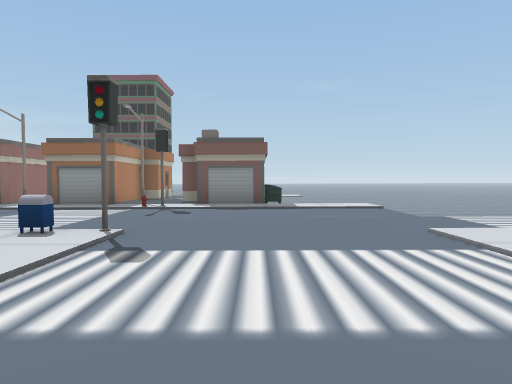
View 1 (above)

24 first-person views from a walk through a 3-D level made in the Unity game engine. The camera is 1.2 m above the floor, tilts 2° down and sees 70° across. The floor is counted in squares, 2 m on a side. Each view is taken from the middle of a square. On the plan, view 1 faces up. The plan holds only what a view shows up to about 10 squares ahead; the rest is blank. The place goes on beyond the plan. The player character is not drawn. Some animated figures are not drawn.

View 2
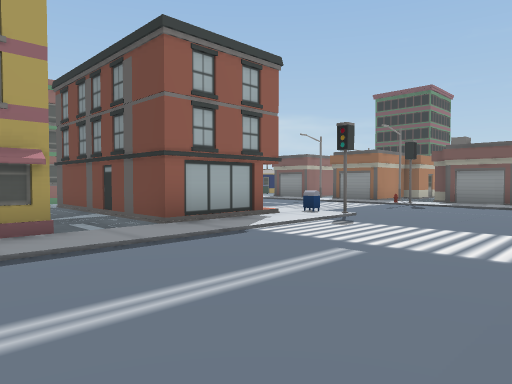

View 3
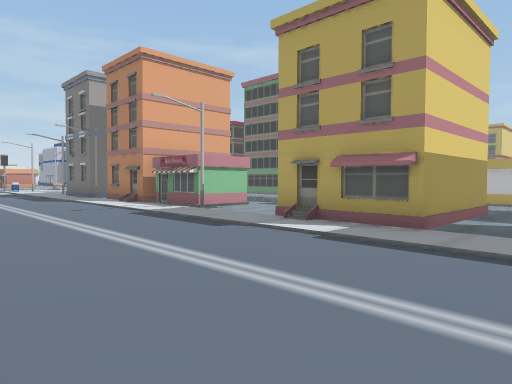

View 4
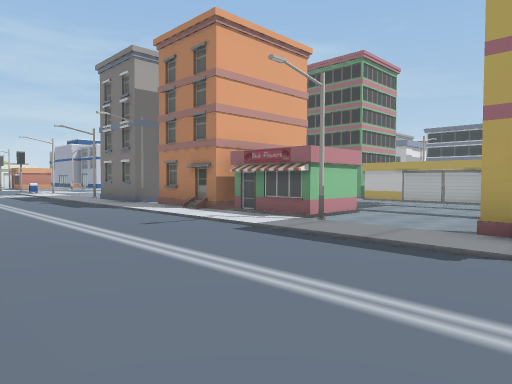

View 5
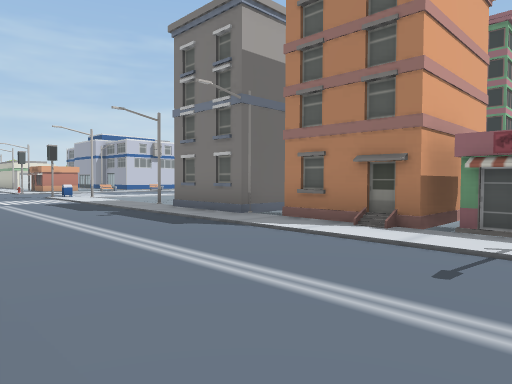

View 6
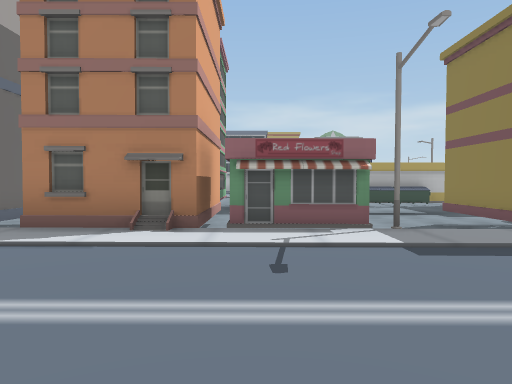

View 7
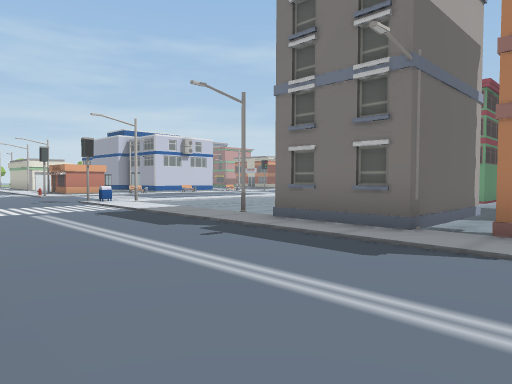

View 8
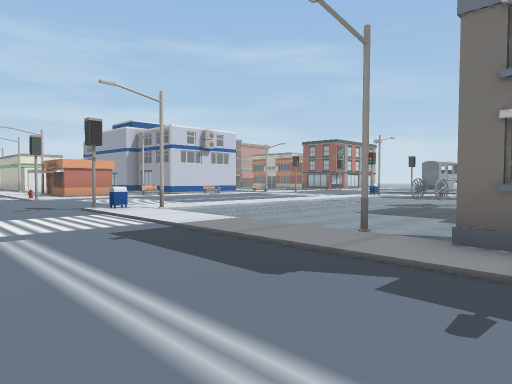

View 9
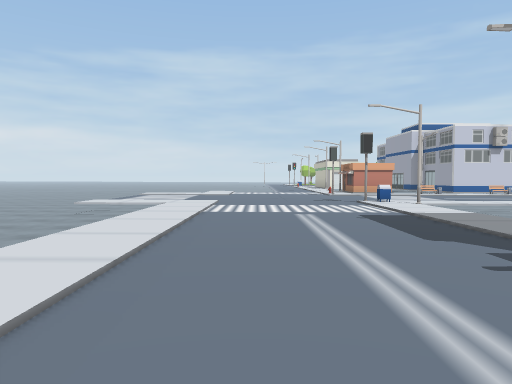

View 10
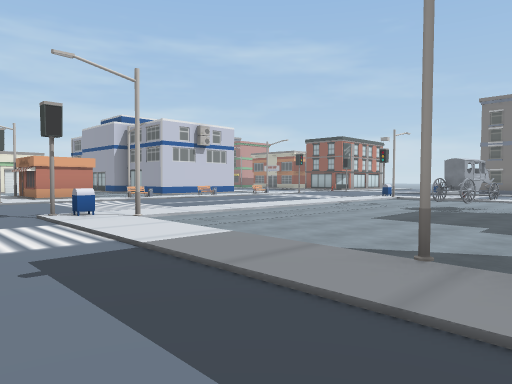

View 11
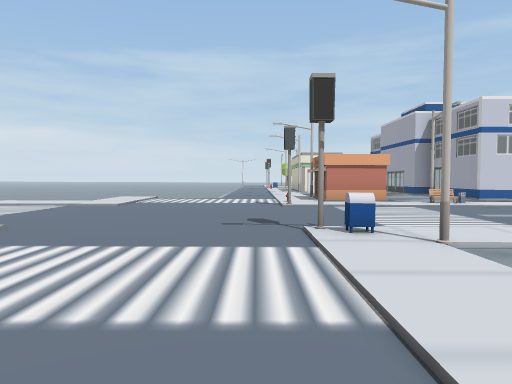

View 12
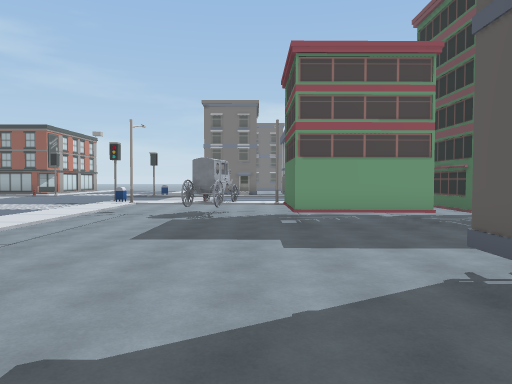

View 13
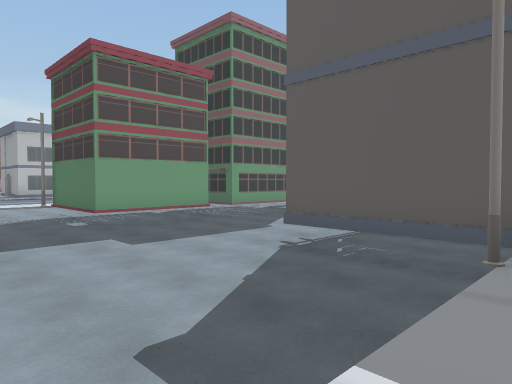

View 14
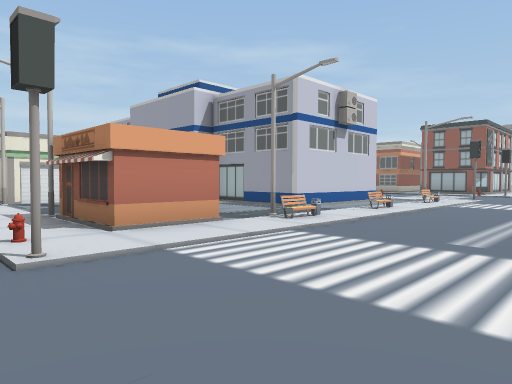

View 15
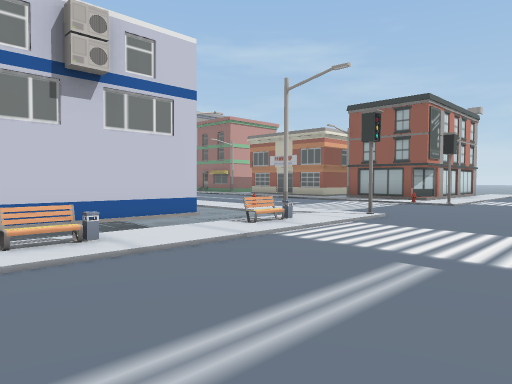

View 16
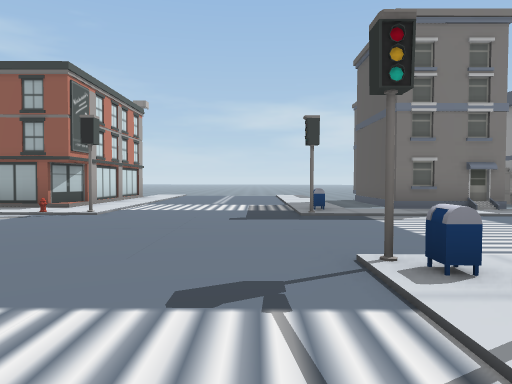

View 17
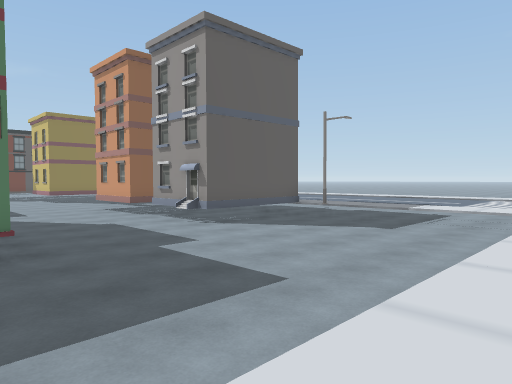

View 18
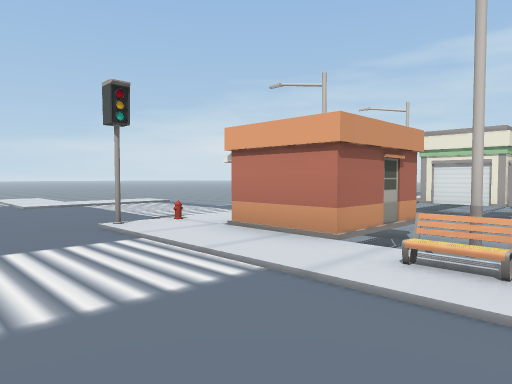

View 19
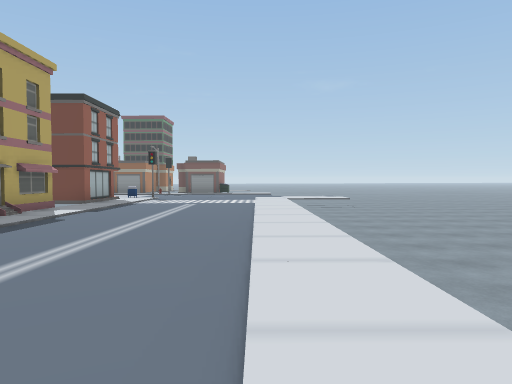

View 20
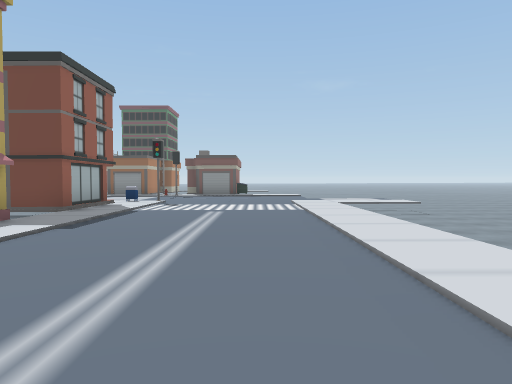

View 21
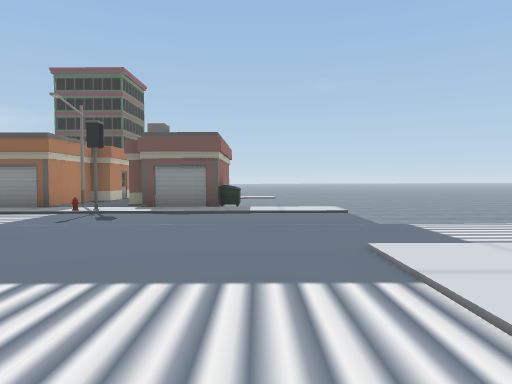

View 22
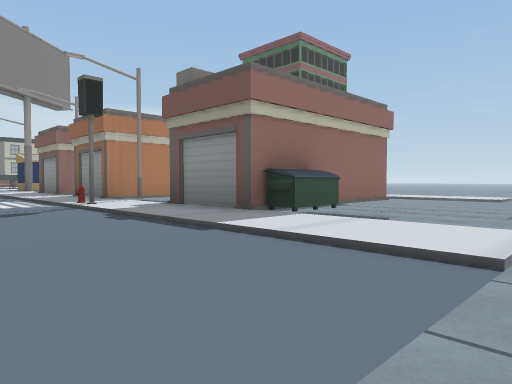

View 23
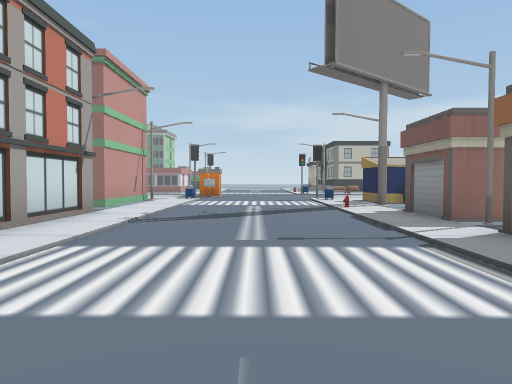

View 24
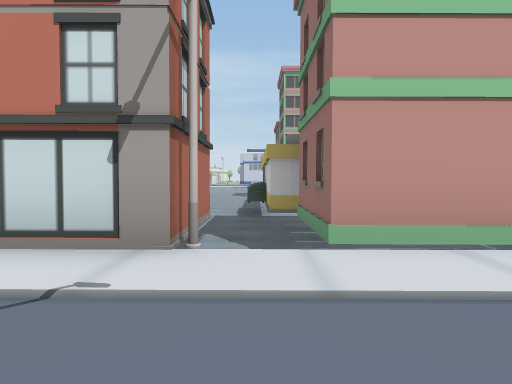

### Floor plan
Key: @ floor where view 1 was taken; # wall or solid block; . main floor; : floor 0.25 m higher than the main floor; - floor 0.25 m lower than the main floor; _ floor 0.5 m lower than the main floor; / step, stairs or slope; = window, fence, low wall or low ledge; v drop or lower ground; B building; S streetlight; U dumpster; M mailbox; E bench; I billboard; O other object.
Columns run from 21 left of view 1 to 4 right of it. Each row starts with its distance up from view 1.
 10            Ov ##  # ##
  9           #OIB#SB####B____
  8           ../........U..__
  7           .............._
  6           ..............//
  5           ................
  4           .........M......
  3            ##vS## B......_
  2             #v### #......_
  1             #v#####......_
  0             #vvvv v..@..._
 -1             ##vB##B.....__
 -2              #vB###.....__
 -3              UvB###.....__
 -4              Uvvv v....:__
 -5              Bvvv S....:__
 -6              Bvvv#O....:__
 -7               vvv##....:__
 -8           BB vvB##B....:_
 -9              vvB###:...:
-10            ##vvB###:...:
-11           ##vvvvB#S:...:
-12            ##vvv###:...:_
-13             #vvv###:...:_
-14         .SBB#vvvvvS:...:_
-15    #.   ..vvvvvvvvv:...:__
-16    #B..  OOvvvvvvvv:...:v_
-17  B##.... .Ovvvvvvvv:...:v-
-18   __.....SvvvvvvvvS:...:=-
-19  ...M....M.::::::::M...:::
-20  ......................:::
-21  .....................:::
-22  ....................:::::
-23  ....#..#:::::::S::#::::::
-24  ###.....SvEvEvvE##:::::=v
-25    #.....: B### v#O:::::v
-26 BBBB  ...:v   #vvOS:://==

Positions as (right, up) in squares from view 1, and headings:
1: (0, 0), facing up
2: (2, -2), facing up-left
3: (2, 1), facing down-left
4: (2, -2), facing down-left
5: (2, -6), facing down-left
6: (2, -7), facing left
7: (2, -9), facing down-left
8: (1, -12), facing down-left
9: (1, -10), facing down
10: (0, -13), facing down-left
11: (-1, -15), facing down
12: (-2, -15), facing left
13: (-2, -17), facing up-left
14: (-1, -20), facing down-left
15: (-7, -20), facing down-left
16: (-10, -20), facing left
17: (-10, -19), facing up-right
18: (-6, -21), facing down-right
19: (2, -9), facing up
20: (1, -6), facing up
21: (1, 1), facing up
22: (3, 6), facing up-left
23: (-1, 6), facing left
24: (-8, 6), facing down
